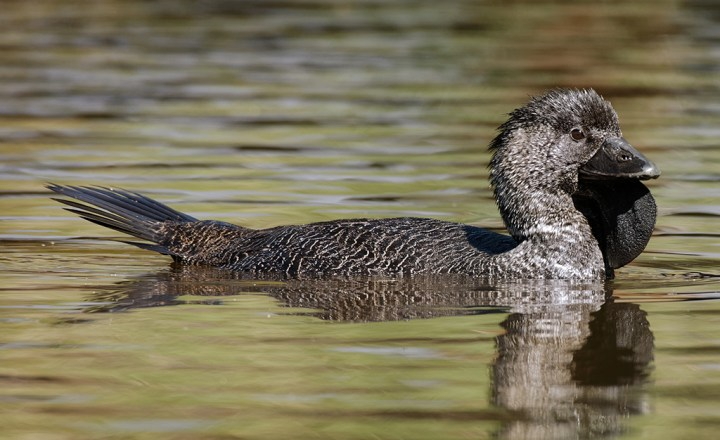
#> input picture pato.jpg, 720 x 440 px, found by its file name
$ jupyter execute --allow-errors q4,5,6.ipynb
#> lines starting #> are read from the running program, lines starting #| are printed output that depends on the picture; after the words box and inside, x2 and y2 are one past the last pixel; in counts of white or black regions, pixels touching at a corner belong together
## Q-4

[cell 1]
import matplotlib.pyplot as plt
import numpy as np
from google.colab.patches import cv2_imshow
from scipy import signal

[cell 2]
gauss_filter = np.array([
[0.002969,     0.013306,     0.021938,     0.013306,     0.002969],
[0.013306,     0.059634,      0.09832,     0.059634,     0.013306],
[0.021938,      0.09832,       0.1621,      0.09832,     0.021938],
[0.013306,     0.059634,      0.09832,     0.059634,     0.013306],
[0.002969,     0.013306,     0.021938,     0.013306,     0.002969]
                 ])

[cell 3]
image = np.zeros((100,100), dtype=np.float32)
image[100//2, 100//2] = 1

[cell 4]
def convolution(image: np.ndarray, kernel: list | tuple) -> np.ndarray:
    if len(image.shape) == 3:
        m_i, n_i, c_i = image.shape

    # if the image is gray then we won't be having an extra channel so handling it
    elif len(image.shape) == 2:
        image = image[..., np.newaxis]
        m_i, n_i, c_i = image.shape
    else:
        raise Exception('Shape of image not supported')

    m_k, n_k = kernel.shape

    y_strides = m_i - m_k + 1  # possible number of strides in y direction
    x_strides = n_i - n_k + 1  # possible number of strides in x direction

    img = image.copy()
    output_shape = (m_i-m_k+1, n_i-n_k+1, c_i)
    output = np.zeros(output_shape, dtype=np.float32)

    count = 0  # taking count of the convolution operation being happening

    output_tmp = output.reshape(
        (output_shape[0]*output_shape[1], output_shape[2])
    )

    for i in range(y_strides):
        for j in range(x_strides):
            for c in range(c_i): # looping over the all channels
                sub_matrix = img[i:i+m_k, j:j+n_k, c]

                output_tmp[count, c] = np.sum(sub_matrix * kernel)

            count += 1

    output = output_tmp.reshape(output_shape)

    return output

[cell 5]
gauss_kernel = convolution(image, gauss_filter)

fig, (original, gauss) = plt.subplots(1,2, figsize= (20,60))


original.imshow(image, cmap='gray')
original.set_title('Original')

gauss.imshow(gauss_kernel, cmap='gray')
gauss.set_title('Gaussian filter')

fig.show()
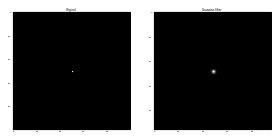
#> figure drawn by matplotlib, 2 panels

## Q-5

>https://www.oficinadanet.com.br/media/post/27837/750/ruido2.jpg

[cell 6]
import cv2
from google.colab.patches import cv2_imshow
import matplotlib.pyplot as plt

[cell 7]
def noise_remove(image: np.ndarray, kernel_size) -> np.ndarray:
    m, n, channels  = image.shape
    result = np.zeros((m, n,channels))

    # Ajustar o tamanho do kernel para ser ímpar
    if kernel_size % 2 == 0:
      raise Exception('kernel_size should be a odd number')

    offset = kernel_size // 2

    for c in range(channels):  # Iterar sobre os canais de cor
        for i in range(offset, m - offset):
            for j in range(offset, n - offset):
                # Obter a vizinhança do pixel atual para cada canal
                neighbors = image[i - offset:i + offset + 1, j - offset:j + offset + 1, c]

                # Calcular a mediana para cada canal separadamente
                result[i, j, c] = np.median(neighbors)
    # [6 lines of commented-out code are left out]


    return np.array(result)

[cell 8]
img_noise = cv2.imread('./ruido2.jpg')

img_arr = np.array(img_noise)

#> (the rest of this cell did not finish here and is left out)

cv2.imwrite('./sem_ruido.jpg',img_removed_noise)
img_removed_noise = cv2.imread('./sem_ruido.jpg')

fig, (original, noise_reduction) = plt.subplots(1,2,figsize = (20,6))

original.imshow(cv2.cvtColor(img_noise, cv2.COLOR_BGR2RGB), cmap='gray')
original.set_title('Original')

noise_reduction.imshow(cv2.cvtColor(img_removed_noise, cv2.COLOR_BGR2RGB),cmap='gray')
noise_reduction.set_title('Noise reduction')

fig.show()

## Q-6

[cell 9]
import numpy as np
import cv2
from matplotlib import pyplot as plt
import urllib.request

[cell 10]
urllib.request.urlretrieve("https://super.abril.com.br/wp-content/uploads/2021/09/pato-australiano_site.jpg?quality=90&strip=info&w=720&h=440&crop=1", "pato.jpg")
#> (this line was passed over: the network is not available in this run)

[cell 11]
img = cv2.imread('./pato.jpg')
#> img is the input picture: shape (440, 720, 3); mean B, G, R 89.3, 113.8, 121.3
edges_img1 = cv2.Canny(img,100,200, apertureSize=3)
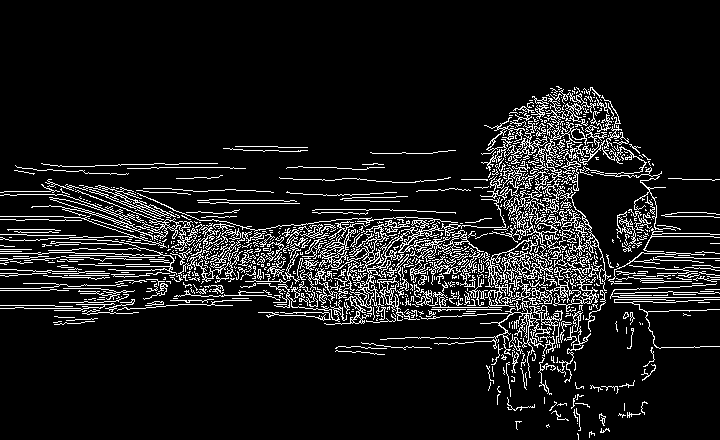
#> edges_img1: shape (440, 720); 10% white in thin lines or dots, all inside (x1, y1, x2, y2) = (0, 86, 720, 440)
edges_img2 = cv2.Canny(img,100,200, apertureSize=5)
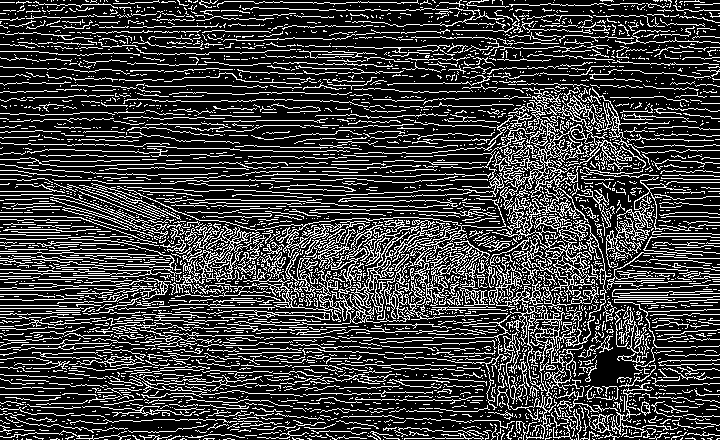
#> edges_img2: shape (440, 720); 24.5% white in thin lines or dots
edges_img3 = cv2.Canny(img,100,200, apertureSize=7)
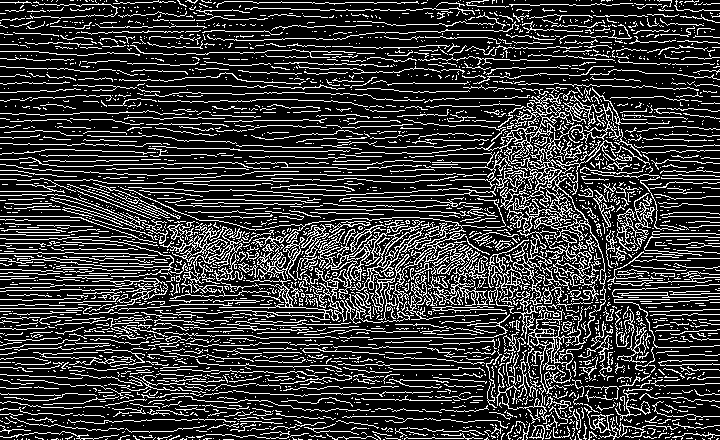
#> edges_img3: shape (440, 720); 22.2% white in thin lines or dots

fig, (original, edges1, edges2, edges3) = plt.subplots(1,4, figsize=(20,6))

original.imshow(cv2.cvtColor(img, cv2.COLOR_BGR2RGB), cmap='gray')
original.set_title('Original')

edges1.imshow(cv2.cvtColor(edges_img1, cv2.COLOR_BGR2RGB), cmap='gray')
edges1.set_title('edges1')

edges2.imshow(cv2.cvtColor(edges_img2, cv2.COLOR_BGR2RGB), cmap='gray')
edges2.set_title('edges2')

edges3.imshow(cv2.cvtColor(edges_img3, cv2.COLOR_BGR2RGB), cmap='gray')
edges3.set_title('edges3')
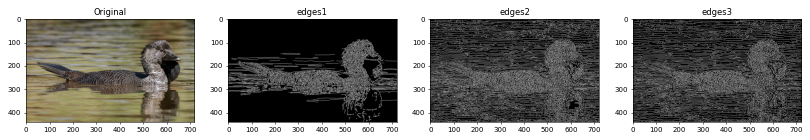
#> figure drawn by matplotlib, 4 panels

## Q-7

[cell 12]
import cv2
import numpy as np
from matplotlib import pyplot as plt
from google.colab.patches import cv2_imshow

# Carregando a imagem do Google Drive (substitua 'caminho_para_sua_imagem.jpg' pelo seu caminho real)
image_path = 'pato.jpg'
image = cv2.imread(image_path)

# Função para gerar uma pirâmide usando downsampling
def gerar_piramide(image):
    piramide = [image]
    for i in range(3):
        image = cv2.pyrDown(image)
        piramide.append(image)
    return piramide

# Função para gerar uma pirâmide gaussiana
def gerar_piramide_gaussiana(image):
    piramide = [image]
    for i in range(3):
        image = cv2.pyrDown(image)
        piramide.append(image)
    piramide_reversa = [piramide[3]]
    for i in range(3, 0, -1):
        imagem_expandida = cv2.pyrUp(piramide[i])
        imagem_mais_fina = cv2.subtract(piramide[i - 1], imagem_expandida)
        piramide_reversa.append(imagem_mais_fina)
    return piramide_reversa

# Gerando a pirâmide usando downsampling
piramide_downsampling = gerar_piramide(image.copy())
#> the loop in gerar_piramide, `for i in range(3):` made 3 passes
#> pass 1, in gerar_piramide, `image = cv2.pyrDown(image)`:
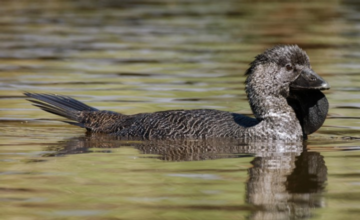
#> image: shape (220, 360, 3); mean of channels 0, 1, 2 89.2, 113.7, 121.3; drawn as B, G, R
#> pass 2, in gerar_piramide, `image = cv2.pyrDown(image)`:
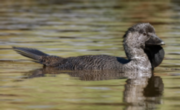
#> image: shape (110, 180, 3); mean of channels 0, 1, 2 89.2, 113.6, 121.2; drawn as B, G, R
#> pass 3, in gerar_piramide, `image = cv2.pyrDown(image)`:
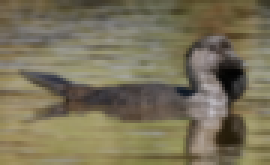
#> image: shape (55, 90, 3) (shown 3 times larger); mean of channels 0, 1, 2 89, 113.4, 121; drawn as B, G, R
#> after the loop in gerar_piramide, `for i in range(3):`: piramide = 4 items
#> piramide_downsampling = 4 items

# Gerando a pirâmide gaussiana
piramide_gaussiana = gerar_piramide_gaussiana(image.copy())
#> the loop in gerar_piramide_gaussiana, `for i in range(3, 0, -1):` made 3 passes
#> pass 1, in gerar_piramide_gaussiana, `imagem_mais_fina = cv2.subtract(piramide[i - 1], imagem_expandida)`:
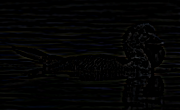
#> imagem_mais_fina: shape (110, 180, 3); mean of channels 0, 1, 2 3.5, 3.5, 3.4; drawn as B, G, R
#> piramide_gaussiana = 4 items

# Exibindo os resultados
fig, (downsampling, gaussiana )= plt.subplots(1,2, figsize=(20,6))


downsampling.imshow(cv2.cvtColor(piramide_downsampling[2], cv2.COLOR_BGR2RGB), cmap='gray')
downsampling.set_title('downsampling')


gaussiana.imshow(cv2.cvtColor(piramide_gaussiana[2], cv2.COLOR_BGR2RGB), cmap='gray')
gaussiana.set_title('gaussiana')

fig.show()
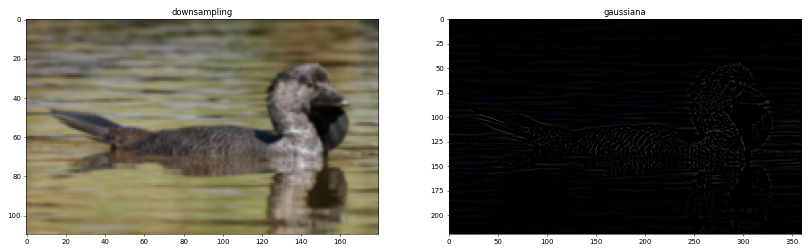
#> figure drawn by matplotlib, 2 panels
